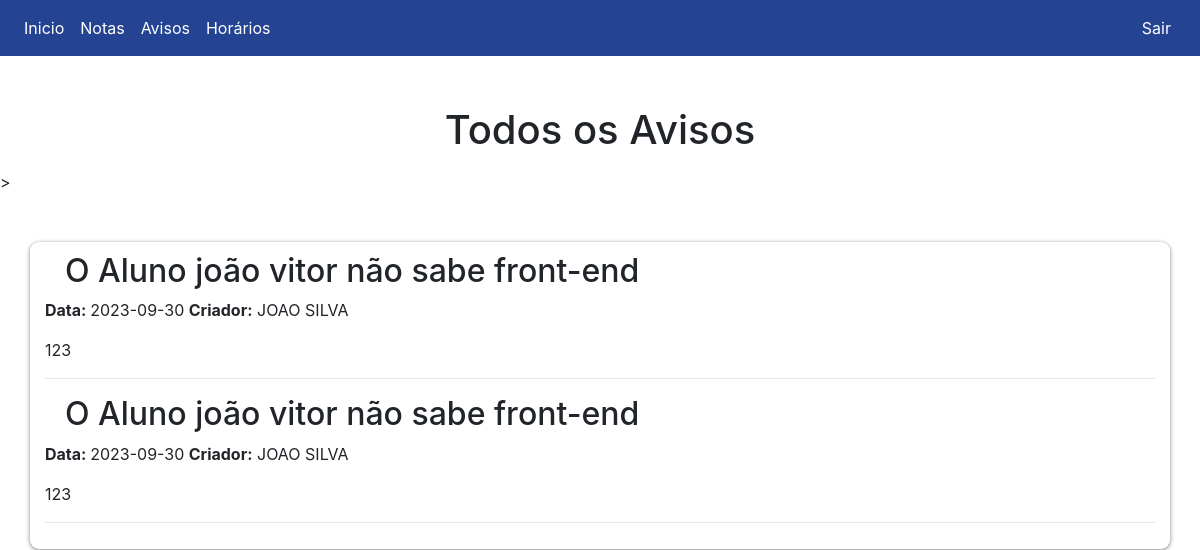
Screenshot of /Global/Alunos/Avisos.php (signed in) with the database file from the repository.
### tables this page shows
CREATE TABLE `avisos` (
  `id` int(11) NOT NULL,
  `aviso` varchar(1000) NOT NULL,
  `data_aviso` date NOT NULL,
  `turma_id` int(11) NOT NULL,
  `titulo` varchar(255) NOT NULL,
  `criador` varchar(255) NOT NULL
);

### Global/Alunos/Avisos.php (the view, shortened to what this page needs)
<!DOCTYPE html>
<html lang="pt-br">
  <head>
    <link rel="stylesheet" href="../css/bootstrap.min.css">
  </head>
  <body>
  <nav class="navbar navbar-expand-lg navbar-dark" style="background-color: #244393;">
  <div class="collapse navbar-collapse" id="conteudoNavbarSuportado">
    <ul class="navbar-nav mr-auto">
      <li class="nav-item">
        <a class="nav-link"  style="color: white" href="../alunos/index.php">Inicio</a>
      </li>
      <li class="nav-item">
        <a class="nav-link" style="color: white" href="../alunos/notas.php">Notas</a>
      </li>
      <li class="nav-item">
        <a class="nav-link"  style="color: white" href="../alunos/avisos.php">Avisos</a>
      </li>
      <li class="nav-item">
        <a class="nav-link"  style="color: white" href="../alunos/horarios.php">Horários</a>
      </li>
    </ul>
    <div id="logout">
      <form method="post">
        <div><button type="submit" name="sair" class="btn">Sair</button></div>
      </form>
  </div>
  </div>
</nav>
<center>
    <h1 style="padding-top: 50px">Todos os Avisos</h1><p>
</center>
>
<div class="container">
    <div class="row">
        <div class="col mt-5">
<?php
$host = "localhost";
$username = "root";
$password = "";
$database = "expotec_db";
$conn = mysqli_connect($host, $username, $password, $database);
$turma_id = $_SESSION['turma_id'];
$sql_avisos = "SELECT * FROM avisos WHERE turma_id = '$turma_id' ORDER BY data_aviso DESC";
$result_avisos = mysqli_query($conn, $sql_avisos);
?>
    <?php
if (mysqli_num_rows($result_avisos) > 0) {
  while ($row_aviso = mysqli_fetch_assoc($result_avisos)) {
      $titulo = $row_aviso['titulo'];
      $data_aviso = $row_aviso['data_aviso'];
      $aviso = $row_aviso['aviso'];
      $criador = $row_aviso['criador'];
      echo "<h2>$titulo</h2>";
      echo "<strong>  Data: </strong> $data_aviso  <b>Criador:</b> $criador</p>";
      echo "<p>$aviso</p>";
      echo "<hr>";
  }
    }
 else {
    echo "<p>Nenhum aviso disponível para esta turma.</p>";
}
?>
        </div>
    </div>
</div>
  </body>
</html>

### Global/Alunos/Avisos.php (style rules this page uses)
html,body { width:100vw; height:100vh; overflow-x:hidden; background-image:; background-size: 100% 100%; background-attachment: fixed; background-repeat: no-repeat; }
.container h2 { padding-left: 20px; }
#logout button { border-radius: 4px; background-color: #244393 ; color: white; }
#logout { height: 39px; }
.col { padding: 10px; border-style: none; box-shadow: 0px 1px 4px grey; border-radius: 9px; }

### rows the page displays
avisos: titulo "O Aluno joão vitor não sabe front-end", data_aviso "2023-09-30", criador "JOAO SILVA", aviso "123"
avisos: titulo "O Aluno joão vitor não sabe front-end", data_aviso "2023-09-30", criador "JOAO SILVA", aviso "123"
